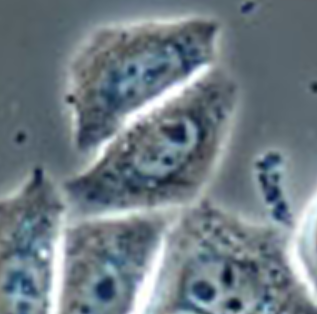
#> input picture hw9/Source.png, 317 x 314 px
$ python imageregistration.py
#> lines starting #> are read from the running program, lines starting #| are printed output that depends on the picture
import cv2
import numpy

def main():
    src = cv2.imread("Source.png")
#> src is the input picture: shape (314, 317, 3); mean B, G, R 132.8, 124, 110.6
    trg = cv2.imread("Target.png")
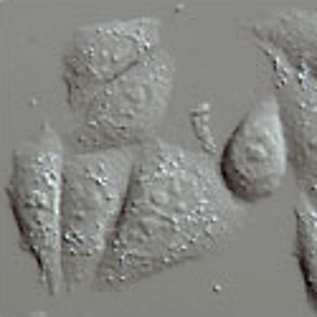
#> input picture hw9/Target.png, 317 x 317 px
#> trg is the input picture: shape (317, 317, 3); mean B, G, R 130.3, 134.7, 134
    warped_resize_array = []

    #part 1
    src_pts = numpy.array([[50, 50], [50, 200], [200, 200], [200, 50]])
    tgt_pts = numpy.array([[150, 100], [100, 300], [300, 300], [250, 100]])

    A = numpy.zeros((8, 9))
    for i in range(4):
        x, y = src_pts[i]
        u, v = tgt_pts[i]
        A[2*i] = [-x, -y, -1, 0, 0, 0, x*u, y*u, u]
        A[2*i+1] = [0, 0, 0, -x, -y, -1, x*v, y*v, v]

    ATA = A.T @ A
    ATb = A.T @ tgt_pts.reshape(-1)
    h = (numpy.linalg.inv(ATA) @ ATb).reshape((3, 3))

    warped = cv2.warpPerspective(src, h, (trg.shape[1], trg.shape[0]))
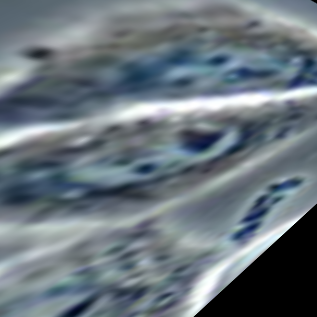
#> warped: shape (317, 317, 3); mean B, G, R 125.4, 117.3, 105.8

    #resize images to match
    warped = cv2.resize(warped, (trg.shape[1], trg.shape[0]))
    src = cv2.resize(src, (trg.shape[1], trg.shape[0]))
#> src: shape (317, 317, 3)

    #combine images
    combined = numpy.concatenate((src, trg, warped), 1)
    cv2.imshow("Part 1 - Combined image of source, target, and warped", combined)
    cv2.waitKey(0)
    cv2.destroyAllWindows()

    #part 2
    # Solve for the homography transformation matrix using eigen decomposition
    eigenvalues, eigenvectors = numpy.linalg.eig(ATA)
    smallest_eigenvalue_index = numpy.argmin(eigenvalues)
    h_eig = eigenvectors[:, smallest_eigenvalue_index]
    h_1 = numpy.reshape(h_eig, (3, 3))

    # Apply the homography transformation to the source image
    warped = cv2.warpPerspective(src, h_1, (trg.shape[1], trg.shape[0]))
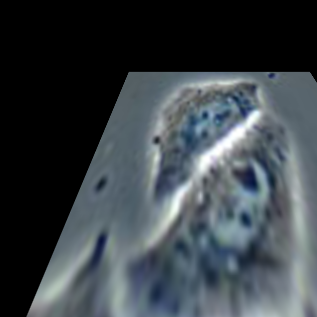
#> warped: shape (317, 317, 3); mean B, G, R 71.4, 66.3, 58.9

    # Resize the images to have the same height
    height = max(src.shape[0], trg.shape[0], warped.shape[0])
#> height = 317
    src_resized = cv2.resize(src, (int(src.shape[1]*height/src.shape[0]), height))
    trg_resized = cv2.resize(trg, (int(trg.shape[1]*height/trg.shape[0]), height))
    warped_resized = cv2.resize(warped, (int(warped.shape[1]*height/warped.shape[0]), height))
    warped_resize_array.append(warped_resized)

    # Display the source, target, and warped images side by side
    combined_img = numpy.concatenate((src_resized, trg_resized, warped_resized), 1)
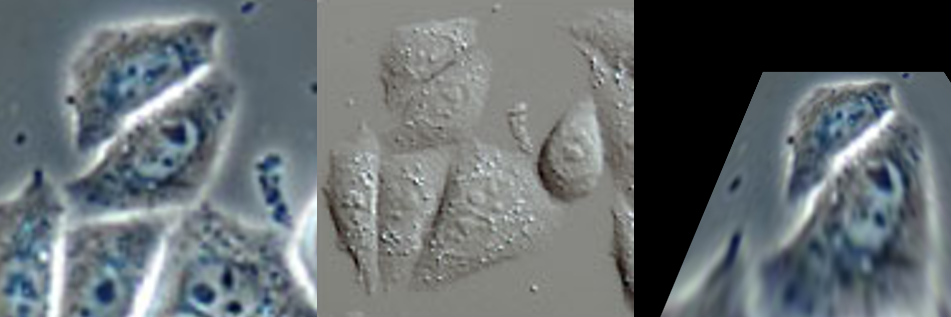
#> combined_img: shape (317, 951, 3); mean B, G, R 111.5, 108.3, 101.1
    cv2.imshow('Part 2 - Combined image of source, target, and warped', combined_img)
    cv2.waitKey(0)
    cv2.destroyAllWindows()

    # part 3
    _, _, V = numpy.linalg.svd(A)
    h_svd = V[-1].reshape((3, 3))

    #apply the homography transformation to the src
    warped = cv2.warpPerspective(src, h_svd, (trg.shape[1], src.shape[0]))

    #resize images to same height
    height = max(src.shape[0], trg.shape[0], warped.shape[0])
    src_resized = cv2.resize(src, (int(src.shape[1]*height/src.shape[0]), height))
    trg_resized = cv2.resize(trg, (int(trg.shape[1]*height/trg.shape[0]), height))
    warped_resized = cv2.resize(warped, (int(warped.shape[1]*height/warped.shape[0]), height))
    warped_resize_array.append(warped_resized)

    #display
    combined_img = numpy.concatenate((src_resized, trg_resized, warped_resized), 1)
    cv2.imshow('Part 3 - Combined image of source, target, and warped', combined_img)
    cv2.waitKey(0)
    cv2.destroyAllWindows()

    #part 4
    combined = numpy.concatenate((warped_resize_array[0], warped_resize_array[1]), 1)
#> combined: shape (317, 634, 3)
    cv2.putText(combined, "Images are similar: h_eig and h_svd are identical", (50, 50), cv2.FONT_HERSHEY_COMPLEX, 0.5, (255, 255, 255), 1, cv2.LINE_AA)
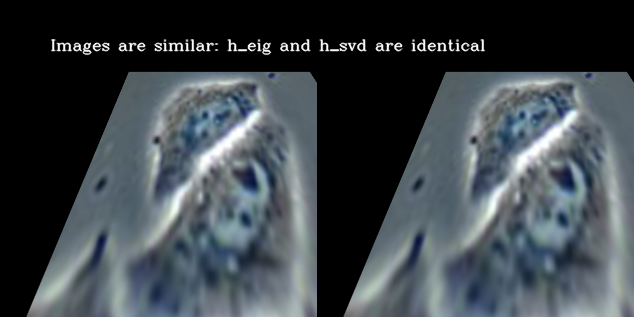
#> combined: shape (317, 634, 3); mean of channels 0, 1, 2 73.3, 68.2, 60.8; drawn as B, G, R
    cv2.imshow('Part 4 - Comparing h_eig, h_svd', combined)
    cv2.waitKey(0)
    cv2.destroyAllWindows()
    # flag = numpy.allclose(h_eig, h, 0, 8)
    # print(flag)

    #part 5
    x, y = numpy.meshgrid(numpy.arange(trg.shape[1]), numpy.arange(trg.shape[0]))
    target = numpy.column_stack((x.flatten(), y.flatten()))

    #warp each point to source's corresponding location
    src_pts = cv2.perspectiveTransform(numpy.float32([target]), h_1)[0]

    #reshape the warped points to match target
    src_pts = src_pts.reshape((trg.shape[1], trg.shape[0], 2))

    #use remap function to resample the source image
    forward_warp = cv2.remap(src, src_pts, None, cv2.INTER_LINEAR)
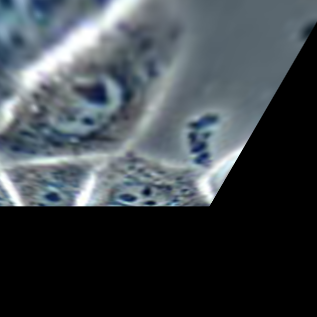
#> forward_warp: shape (317, 317, 3); mean B, G, R 74.5, 69.4, 62.3

    #resize the images to same height
    height = max(src.shape[0], trg.shape[0], forward_warp.shape[0])
    src_img_resized = cv2.resize(src, (int(src.shape[1]*height/src.shape[0]), height))
    trg_img_resized = cv2.resize(trg, (int(trg.shape[1]*height/trg.shape[0]), height))
    forward_warp_resized = cv2.resize(forward_warp, (int(forward_warp.shape[1]*height/forward_warp.shape[0]), height))

    #combine each picture and output
    combined_img = numpy.concatenate((src_img_resized, trg_img_resized, forward_warp_resized), axis=1)
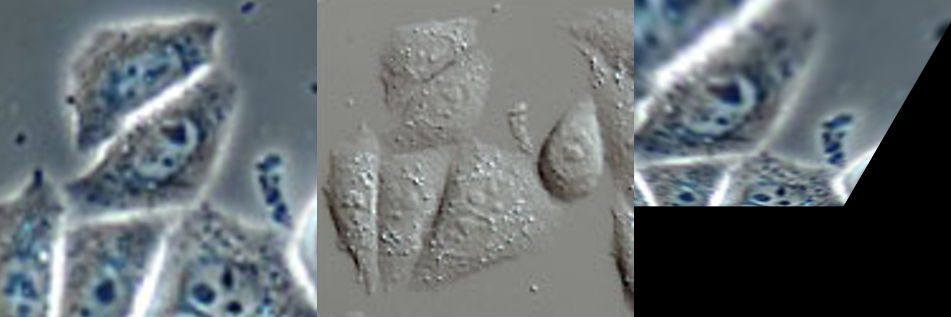
#> combined_img: shape (317, 951, 3); mean B, G, R 112.5, 109.4, 102.3
    cv2.imshow('Part 5 - Combined image of source, target, and forward warped', combined_img)
    cv2.waitKey(0)
    cv2.destroyAllWindows()

    #part 5
    x, y = numpy.meshgrid(numpy.arange(trg.shape[1]), numpy.arange(trg.shape[0]))
    target = numpy.column_stack((x.flatten(), y.flatten()))

    #warp each point to source's corresponding location
    src_pts = cv2.perspectiveTransform(numpy.float32([target]), h_1)[0]

    #reshape the warped points
    src_pts = src_pts.reshape((trg.shape[1], trg.shape[0], 2))

    #resample the source image using the warped grid of points
    backward_warp = cv2.remap(src, src_pts, None, cv2.INTER_LINEAR)

    #resize the images to have the same height for output
    height = max(src.shape[0], trg.shape[0], backward_warp.shape[0])
    src_img_resized = cv2.resize(src, (int(src.shape[1]*height/src.shape[0]), height))
    trg_img_resized = cv2.resize(trg, (int(trg.shape[1]*height/trg.shape[0]), height))
    backward_warp_resize = cv2.resize(backward_warp, (int(backward_warp.shape[1]*height/backward_warp.shape[0]), height))

    #combine each picture together
    combined_img = numpy.concatenate((src_img_resized, trg_img_resized, backward_warp_resize), axis=1)
    cv2.imshow('Part 6 - Combined image of source, target, and backward warped', combined_img)
    cv2.waitKey(0)
    cv2.destroyAllWindows()

if __name__ == "__main__":
    main()
